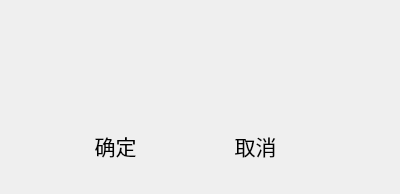
<?xml version="1.0" encoding="UTF-8"?>
<ui version="4.0">
 <class>ExitShow</class>
 <widget class="QDialog" name="ExitShow">
  <property name="geometry">
   <rect>
    <x>0</x>
    <y>0</y>
    <width>400</width>
    <height>194</height>
   </rect>
  </property>
  <property name="windowTitle">
   <string>Dialog</string>
  </property>
  <widget class="QPushButton" name="confirmBtn">
   <property name="enabled">
    <bool>true</bool>
   </property>
   <property name="geometry">
    <rect>
     <x>60</x>
     <y>130</y>
     <width>111</width>
     <height>31</height>
    </rect>
   </property>
   <property name="font">
    <font>
     <family>隶书</family>
     <pointsize>16</pointsize>
    </font>
   </property>
   <property name="styleSheet">
    <string notr="true">QPushButton{border-image:url(:/images/btnBG.png);padding:0px;border:none}
QPushButton:hover{border-image:url(:/images/btnBG_hover.png)}
QPushButton:pressed{border-image:url(:/images/btnBG_press.png)}
QPushButton:focus:hover{border-image:url(:/images/btnBG_hover.png)}
QPushButton:focus:pressed{border-image:url(:/images/btnBG_press.png)}
QPushButton:disabled{border-image:url(:/images/btnBG_disable.png)}

</string>
   </property>
   <property name="text">
    <string>确定</string>
   </property>
  </widget>
  <widget class="QPushButton" name="cancelBtn">
   <property name="enabled">
    <bool>true</bool>
   </property>
   <property name="geometry">
    <rect>
     <x>200</x>
     <y>130</y>
     <width>111</width>
     <height>31</height>
    </rect>
   </property>
   <property name="font">
    <font>
     <family>隶书</family>
     <pointsize>16</pointsize>
    </font>
   </property>
   <property name="styleSheet">
    <string notr="true">QPushButton{border-image:url(:/images/btnBG.png);padding:0px;border:none}
QPushButton:hover{border-image:url(:/images/btnBG_hover.png)}
QPushButton:pressed{border-image:url(:/images/btnBG_press.png)}
QPushButton:focus:hover{border-image:url(:/images/btnBG_hover.png)}
QPushButton:focus:pressed{border-image:url(:/images/btnBG_press.png)}
QPushButton:disabled{border-image:url(:/images/btnBG_disable.png)}

</string>
   </property>
   <property name="text">
    <string>取消</string>
   </property>
  </widget>
 </widget>
 <resources/>
 <connections/>
</ui>
